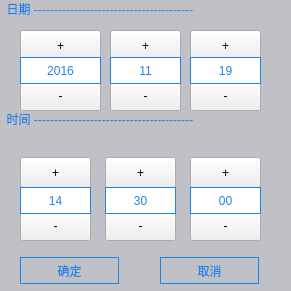
<?xml version="1.0" encoding="UTF-8"?>
<ui version="4.0">
 <class>timeset</class>
 <widget class="QWidget" name="timeset">
  <property name="geometry">
   <rect>
    <x>0</x>
    <y>0</y>
    <width>291</width>
    <height>291</height>
   </rect>
  </property>
  <property name="windowTitle">
   <string>Form</string>
  </property>
  <widget class="QPushButton" name="pushButton_5">
   <property name="geometry">
    <rect>
     <x>105</x>
     <y>157</y>
     <width>71</width>
     <height>31</height>
    </rect>
   </property>
   <property name="text">
    <string>+</string>
   </property>
   <property name="autoRepeat">
    <bool>true</bool>
   </property>
   <property name="autoRepeatDelay">
    <number>1000</number>
   </property>
  </widget>
  <widget class="QLabel" name="label_3">
   <property name="geometry">
    <rect>
     <x>110</x>
     <y>57</y>
     <width>71</width>
     <height>27</height>
    </rect>
   </property>
   <property name="styleSheet">
    <string notr="true">color: rgb(33, 131, 229);
background-color: rgb(255, 255, 255);
border-color: rgb(33, 131, 229);
border-width: 1px;
border-style: solid;</string>
   </property>
   <property name="text">
    <string>11</string>
   </property>
   <property name="alignment">
    <set>Qt::AlignCenter</set>
   </property>
  </widget>
  <widget class="QLabel" name="label">
   <property name="geometry">
    <rect>
     <x>0</x>
     <y>0</y>
     <width>291</width>
     <height>291</height>
    </rect>
   </property>
   <property name="styleSheet">
    <string notr="true">#label {
   color: rgb(33, 131, 229);
	background-color: rgb(192, 193, 198);
}
#label  *{
	background-color: rgb();
}</string>
   </property>
   <property name="text">
    <string>&lt;html&gt;&lt;head/&gt;&lt;body&gt;&lt;p&gt;&amp;nbsp;&amp;nbsp;日期 ----------------------------------------&lt;/p&gt;&lt;p&gt;&lt;br/&gt;&lt;/p&gt;&lt;p&gt;&lt;br/&gt;&lt;/p&gt;&lt;p&gt; &amp;nbsp;&amp;nbsp;时间  ----------------------------------------&lt;br/&gt;&lt;/p&gt;&lt;/body&gt;&lt;/html&gt;</string>
   </property>
   <property name="alignment">
    <set>Qt::AlignLeading|Qt::AlignLeft|Qt::AlignTop</set>
   </property>
  </widget>
  <widget class="QLabel" name="label_6">
   <property name="geometry">
    <rect>
     <x>105</x>
     <y>187</y>
     <width>71</width>
     <height>27</height>
    </rect>
   </property>
   <property name="styleSheet">
    <string notr="true">color: rgb(33, 131, 229);
background-color: rgb(255, 255, 255);
border-color: rgb(33, 131, 229);
border-width: 1px;
border-style: solid;</string>
   </property>
   <property name="text">
    <string>30</string>
   </property>
   <property name="alignment">
    <set>Qt::AlignCenter</set>
   </property>
  </widget>
  <widget class="QPushButton" name="pushButton_6">
   <property name="geometry">
    <rect>
     <x>190</x>
     <y>157</y>
     <width>71</width>
     <height>31</height>
    </rect>
   </property>
   <property name="text">
    <string>+</string>
   </property>
   <property name="autoRepeat">
    <bool>true</bool>
   </property>
   <property name="autoRepeatDelay">
    <number>1000</number>
   </property>
  </widget>
  <widget class="QPushButton" name="pushButton_8">
   <property name="geometry">
    <rect>
     <x>160</x>
     <y>257</y>
     <width>99</width>
     <height>27</height>
    </rect>
   </property>
   <property name="styleSheet">
    <string notr="true">color: rgb(33, 131, 229);
border-color: rgb(33, 131, 229);
border-width: 1px;
border-style: solid;</string>
   </property>
   <property name="text">
    <string>取消</string>
   </property>
  </widget>
  <widget class="QPushButton" name="pushButton_7">
   <property name="geometry">
    <rect>
     <x>20</x>
     <y>257</y>
     <width>99</width>
     <height>27</height>
    </rect>
   </property>
   <property name="styleSheet">
    <string notr="true">color: rgb(33, 131, 229);
border-color: rgb(33, 131, 229);
border-width: 1px;
border-style: solid;</string>
   </property>
   <property name="text">
    <string>确定</string>
   </property>
  </widget>
  <widget class="QLabel" name="label_4">
   <property name="geometry">
    <rect>
     <x>190</x>
     <y>57</y>
     <width>71</width>
     <height>27</height>
    </rect>
   </property>
   <property name="styleSheet">
    <string notr="true">color: rgb(33, 131, 229);
background-color: rgb(255, 255, 255);
border-color: rgb(33, 131, 229);
border-width: 1px;
border-style: solid;</string>
   </property>
   <property name="text">
    <string>19</string>
   </property>
   <property name="alignment">
    <set>Qt::AlignCenter</set>
   </property>
  </widget>
  <widget class="QLabel" name="label_2">
   <property name="geometry">
    <rect>
     <x>20</x>
     <y>57</y>
     <width>81</width>
     <height>27</height>
    </rect>
   </property>
   <property name="styleSheet">
    <string notr="true">color: rgb(33, 131, 229);
background-color: rgb(255, 255, 255);
border-color: rgb(33, 131, 229);
border-width: 1px;
border-style: solid;</string>
   </property>
   <property name="text">
    <string>2016</string>
   </property>
   <property name="alignment">
    <set>Qt::AlignCenter</set>
   </property>
  </widget>
  <widget class="QLabel" name="label_7">
   <property name="geometry">
    <rect>
     <x>190</x>
     <y>187</y>
     <width>71</width>
     <height>27</height>
    </rect>
   </property>
   <property name="styleSheet">
    <string notr="true">color: rgb(33, 131, 229);
background-color: rgb(255, 255, 255);
border-color: rgb(33, 131, 229);
border-width: 1px;
border-style: solid;</string>
   </property>
   <property name="text">
    <string>00</string>
   </property>
   <property name="alignment">
    <set>Qt::AlignCenter</set>
   </property>
  </widget>
  <widget class="QLabel" name="label_5">
   <property name="geometry">
    <rect>
     <x>20</x>
     <y>187</y>
     <width>71</width>
     <height>27</height>
    </rect>
   </property>
   <property name="styleSheet">
    <string notr="true">color: rgb(33, 131, 229);
background-color: rgb(255, 255, 255);
border-color: rgb(33, 131, 229);
border-width: 1px;
border-style: solid;</string>
   </property>
   <property name="text">
    <string>14</string>
   </property>
   <property name="alignment">
    <set>Qt::AlignCenter</set>
   </property>
  </widget>
  <widget class="QPushButton" name="pushButton_1_1">
   <property name="geometry">
    <rect>
     <x>20</x>
     <y>80</y>
     <width>81</width>
     <height>31</height>
    </rect>
   </property>
   <property name="text">
    <string>-</string>
   </property>
   <property name="iconSize">
    <size>
     <width>16</width>
     <height>16</height>
    </size>
   </property>
   <property name="autoRepeat">
    <bool>true</bool>
   </property>
   <property name="autoRepeatDelay">
    <number>1000</number>
   </property>
   <property name="autoRepeatInterval">
    <number>100</number>
   </property>
  </widget>
  <widget class="QPushButton" name="pushButton_2_1">
   <property name="geometry">
    <rect>
     <x>110</x>
     <y>80</y>
     <width>71</width>
     <height>31</height>
    </rect>
   </property>
   <property name="text">
    <string>-</string>
   </property>
   <property name="autoRepeat">
    <bool>true</bool>
   </property>
   <property name="autoRepeatDelay">
    <number>1000</number>
   </property>
  </widget>
  <widget class="QPushButton" name="pushButton_3_1">
   <property name="geometry">
    <rect>
     <x>190</x>
     <y>80</y>
     <width>71</width>
     <height>31</height>
    </rect>
   </property>
   <property name="text">
    <string>-</string>
   </property>
   <property name="autoRepeat">
    <bool>true</bool>
   </property>
   <property name="autoRepeatDelay">
    <number>1000</number>
   </property>
  </widget>
  <widget class="QPushButton" name="pushButton_4_1">
   <property name="geometry">
    <rect>
     <x>20</x>
     <y>210</y>
     <width>71</width>
     <height>31</height>
    </rect>
   </property>
   <property name="text">
    <string>-</string>
   </property>
   <property name="autoRepeat">
    <bool>true</bool>
   </property>
   <property name="autoRepeatDelay">
    <number>1000</number>
   </property>
  </widget>
  <widget class="QPushButton" name="pushButton_5_1">
   <property name="geometry">
    <rect>
     <x>105</x>
     <y>210</y>
     <width>71</width>
     <height>31</height>
    </rect>
   </property>
   <property name="text">
    <string>-</string>
   </property>
   <property name="autoRepeat">
    <bool>true</bool>
   </property>
   <property name="autoRepeatDelay">
    <number>1000</number>
   </property>
  </widget>
  <widget class="QPushButton" name="pushButton_6_1">
   <property name="geometry">
    <rect>
     <x>190</x>
     <y>210</y>
     <width>71</width>
     <height>31</height>
    </rect>
   </property>
   <property name="text">
    <string>-</string>
   </property>
   <property name="autoRepeat">
    <bool>true</bool>
   </property>
   <property name="autoRepeatDelay">
    <number>1000</number>
   </property>
  </widget>
  <widget class="QPushButton" name="pushButton_1">
   <property name="geometry">
    <rect>
     <x>20</x>
     <y>30</y>
     <width>81</width>
     <height>31</height>
    </rect>
   </property>
   <property name="text">
    <string>+</string>
   </property>
   <property name="iconSize">
    <size>
     <width>16</width>
     <height>16</height>
    </size>
   </property>
   <property name="autoRepeat">
    <bool>true</bool>
   </property>
   <property name="autoRepeatDelay">
    <number>1000</number>
   </property>
   <property name="autoRepeatInterval">
    <number>100</number>
   </property>
  </widget>
  <widget class="QPushButton" name="pushButton_2">
   <property name="geometry">
    <rect>
     <x>110</x>
     <y>30</y>
     <width>71</width>
     <height>31</height>
    </rect>
   </property>
   <property name="text">
    <string>+</string>
   </property>
   <property name="autoRepeat">
    <bool>true</bool>
   </property>
   <property name="autoRepeatDelay">
    <number>1000</number>
   </property>
  </widget>
  <widget class="QPushButton" name="pushButton_3">
   <property name="geometry">
    <rect>
     <x>190</x>
     <y>30</y>
     <width>71</width>
     <height>31</height>
    </rect>
   </property>
   <property name="text">
    <string>+</string>
   </property>
   <property name="autoRepeat">
    <bool>true</bool>
   </property>
   <property name="autoRepeatDelay">
    <number>1000</number>
   </property>
  </widget>
  <widget class="QPushButton" name="pushButton_4">
   <property name="geometry">
    <rect>
     <x>20</x>
     <y>157</y>
     <width>71</width>
     <height>31</height>
    </rect>
   </property>
   <property name="text">
    <string>+</string>
   </property>
   <property name="autoRepeat">
    <bool>true</bool>
   </property>
   <property name="autoRepeatDelay">
    <number>1000</number>
   </property>
  </widget>
  <zorder>label</zorder>
  <zorder>pushButton_6</zorder>
  <zorder>pushButton_8</zorder>
  <zorder>pushButton_7</zorder>
  <zorder>pushButton_5</zorder>
  <zorder>pushButton_1_1</zorder>
  <zorder>pushButton_2_1</zorder>
  <zorder>pushButton_3_1</zorder>
  <zorder>pushButton_4_1</zorder>
  <zorder>pushButton_5_1</zorder>
  <zorder>pushButton_6_1</zorder>
  <zorder>pushButton_1</zorder>
  <zorder>pushButton_2</zorder>
  <zorder>label_3</zorder>
  <zorder>pushButton_3</zorder>
  <zorder>pushButton_4</zorder>
  <zorder>label_5</zorder>
  <zorder>label_7</zorder>
  <zorder>label_6</zorder>
  <zorder>label_2</zorder>
  <zorder>label_4</zorder>
 </widget>
 <resources/>
 <connections/>
</ui>
